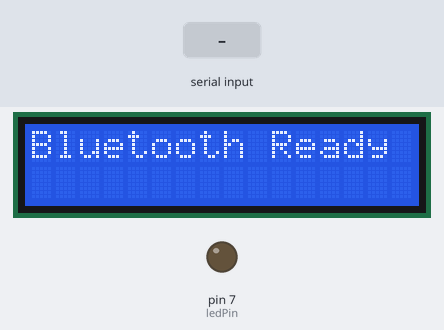
A sketch run on a simulated Arduino Uno, built with avr-gcc and run on an emulated ATmega328P. Shown: 16×2 character LCD, output pins drawn as LEDs (lit = HIGH). The inputs (shaded band) are chosen by the test bench. What the sketch prints to the serial monitor is not drawn.

Above: at 1.2 s.
1.3 s: "1\n" received over the second serial link
At 2.5 s:
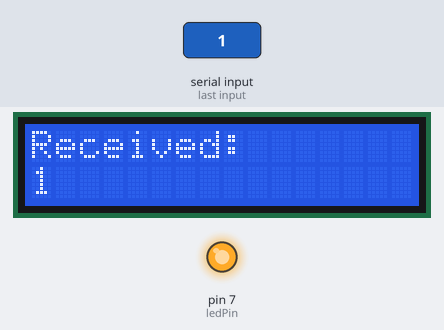
2.8 s: "0\n" received over the second serial link
At 3.9 s:
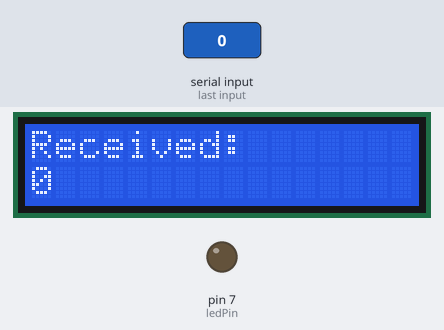
4.3 s: "2\n" received over the second serial link
At 5.0 s:
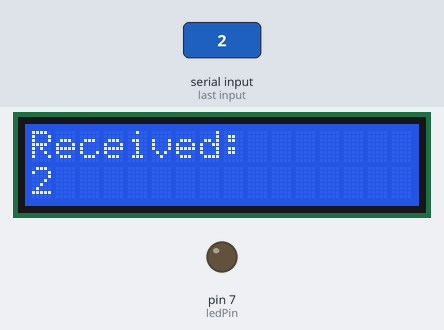
Timing chart, 0 to 7.3 s (numbered marks = the images above; inputs shaded):
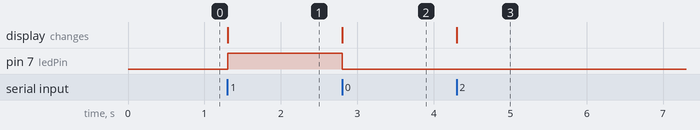

The sketch:

08_bluetooth_relay.ino
```cpp
#include <SoftwareSerial.h>
#include <LiquidCrystal.h>

SoftwareSerial BT(8, 9); // D8 = TX to HC-05 RX (via voltage divider), D9 = RX from HC-05 TX
LiquidCrystal lcd(12, 11, 5, 4, 3, 2); // LCD RS, E, D4-D7

const int ledPin = 7;
String input = "";

void setup() {
  pinMode(ledPin, OUTPUT);
  digitalWrite(ledPin, LOW); // Ensure LED is off

  lcd.begin(16, 2);
  lcd.setCursor(0, 0);
  lcd.print("Bluetooth Ready");

  Serial.begin(9600);
  BT.begin(9600);
}

void loop() {
  if (BT.available()) {
    char ch = BT.read();

    if (ch == '\n' || ch == '\r') {
      if (input.length() > 0) {
        lcd.clear();
        lcd.setCursor(0, 0);
        lcd.print("Received:");
        lcd.setCursor(0, 1);
        lcd.print(input);

        if (input == "1") {
          digitalWrite(ledPin, HIGH);
        } else if (input == "0") {
          digitalWrite(ledPin, LOW);
        }

        Serial.println("Received: " + input);
        input = ""; // Reset for next command
      }
    } else {
      input += ch;
    }
  }
}
```

Measured:
- after the input at 1.3 s, pin 7 (ledPin): LOW → HIGH at once; the display: changes at once (image 1)
- after the input at 2.8 s, pin 7 (ledPin): HIGH → LOW at once; the display: changes at once (image 2)
- after the input at 4.3 s, the display: changes at once (image 3)
